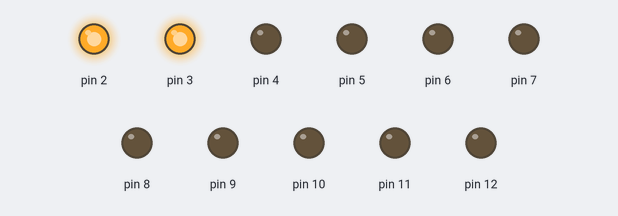
A sketch run on a simulated Arduino Uno, built with avr-gcc and run on an emulated ATmega328P. Shown: output pins drawn as LEDs (lit = HIGH).

Above: at 0.05 s.
At 0.55 s:
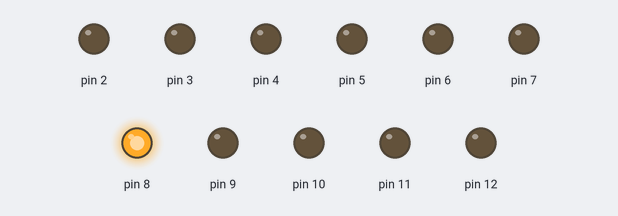
At 1.05 s:
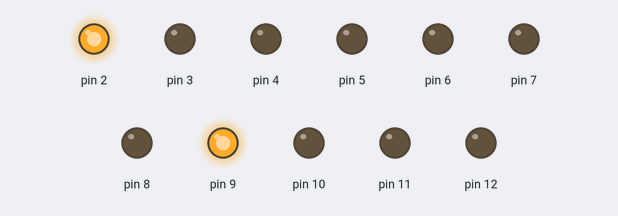
At 2.05 s:
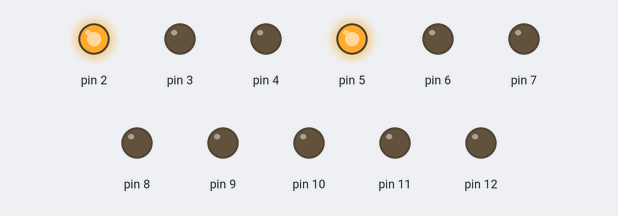
At 3.15 s:
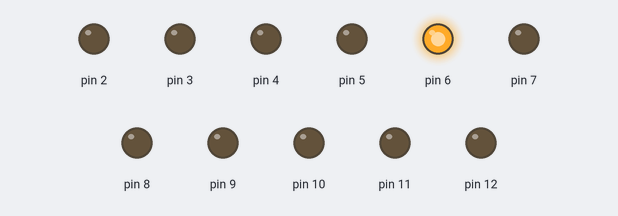
At 4.05 s:
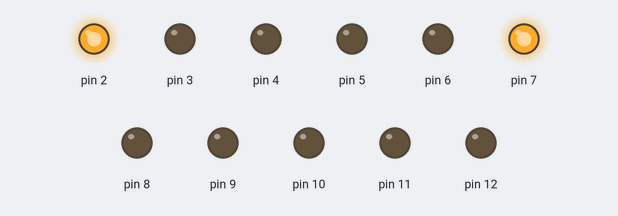
Timing chart, 0 to 4.3 s (numbered marks = the images above):
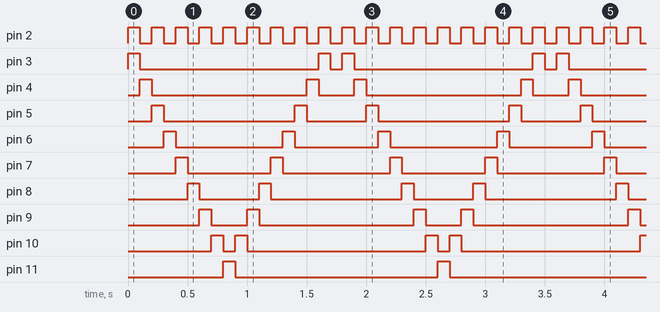

Measured:
- by itself, pin 2: alternates HIGH for 0.10 s and LOW for 0.10 s
- by itself, pin 3: repeats every 1.8 s: LOW 1.5 s, HIGH 0.10 s, LOW 0.10 s, HIGH 0.10 s
- by itself, pin 4: repeats every 1.8 s: LOW 1.3 s, HIGH 0.10 s, LOW 0.30 s, HIGH 0.10 s
- by itself, pin 5: repeats every 1.8 s: LOW 1.1 s, HIGH 0.10 s, LOW 0.50 s, HIGH 0.10 s
- by itself, pin 6: repeats every 1.8 s: LOW 0.90 s, HIGH 0.10 s, LOW 0.70 s, HIGH 0.10 s
- by itself, pin 7: repeats every 1.8 s: LOW 0.70 s, HIGH 0.10 s, LOW 0.90 s, HIGH 0.10 s
- by itself, pin 8: repeats every 1.8 s: LOW 0.50 s, HIGH 0.10 s, LOW 1.1 s, HIGH 0.10 s
- by itself, pin 9: repeats every 1.8 s: LOW 0.30 s, HIGH 0.10 s, LOW 1.3 s, HIGH 0.10 s

The sketch:

deplacement.ino
```cpp
void setup() {
  // PAS BESOIN DE TOUCHER
  for (int i=2;i<13;i++){
    pinMode(i,OUTPUT);
  }
}

void loop() {
  // CHANGER PROGRAMME
  // digitalWrite(2,HIGH); // ALLUMER LA LAMPE 2
  // digitalWrite(5,LOW); // ETEINDRE LA LAMPE 2
  // delay(200);          // ATTENDRE 200ms = 0,2 secondes

int tempspause = 100;

digitalWrite(2,HIGH);
digitalWrite(3,HIGH);
delay(tempspause);
digitalWrite(2,LOW);
digitalWrite(3,LOW);
digitalWrite(4,HIGH);
delay(tempspause);
digitalWrite(2,HIGH);
digitalWrite(4,LOW);
digitalWrite(5,HIGH);
delay(tempspause);
digitalWrite(2,LOW);
digitalWrite(5,LOW);
digitalWrite(6,HIGH);
delay(tempspause);
digitalWrite(2,HIGH);
digitalWrite(6,LOW);
digitalWrite(7,HIGH);
delay(tempspause);
digitalWrite(2,LOW);
digitalWrite(7,LOW);
digitalWrite(8,HIGH);
delay(tempspause);
digitalWrite(2,HIGH);
digitalWrite(8,LOW);
digitalWrite(9,HIGH);
delay(tempspause);
digitalWrite(2,LOW);
digitalWrite(9,LOW);
digitalWrite(10,HIGH);
delay(tempspause);
digitalWrite(2,HIGH);
digitalWrite(10,LOW);
digitalWrite(11,HIGH);
delay(tempspause);
digitalWrite(2,LOW);
digitalWrite(10,HIGH);
digitalWrite(11,LOW);
delay(tempspause);
digitalWrite(2,HIGH);
digitalWrite(9,HIGH);
digitalWrite(10,LOW);
delay(tempspause);
digitalWrite(2,LOW);
digitalWrite(8,HIGH);
digitalWrite(9,LOW);
delay(tempspause);
digitalWrite(2,HIGH);
digitalWrite(7,HIGH);
digitalWrite(8,LOW);
delay(tempspause);
digitalWrite(2,LOW);
digitalWrite(6,HIGH);
digitalWrite(7,LOW);
delay(tempspause);
digitalWrite(2,HIGH);
digitalWrite(5,HIGH);
digitalWrite(6,LOW);
delay(tempspause);
digitalWrite(2,LOW);
digitalWrite(4,HIGH);
digitalWrite(5,LOW);
delay(tempspause);
digitalWrite(2,HIGH);
digitalWrite(3,HIGH);
digitalWrite(4,LOW);
delay(tempspause);
digitalWrite(2,LOW);
digitalWrite(3,LOW);
delay(tempspause);
}
```
